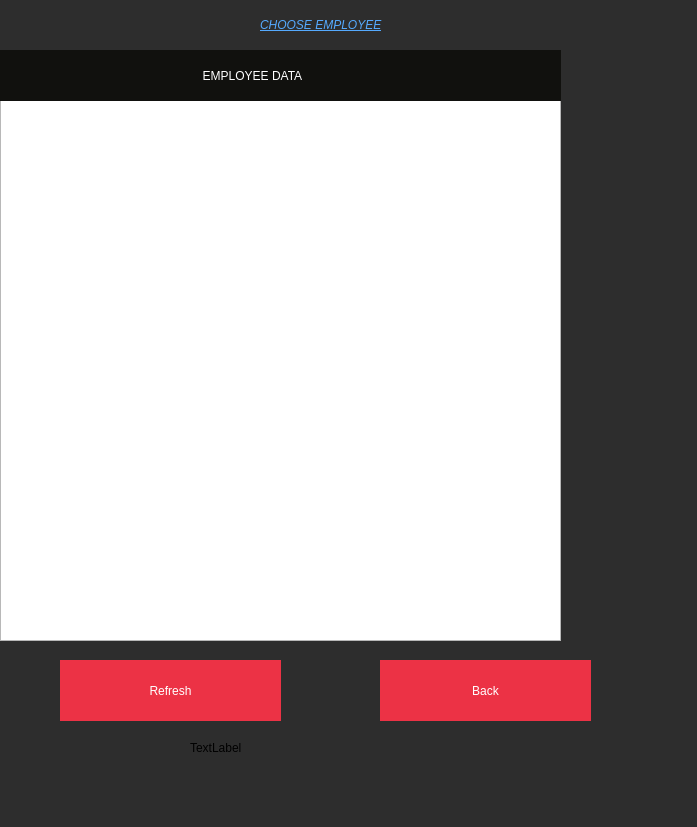
<?xml version="1.0" encoding="UTF-8"?>
<ui version="4.0">
 <class>Delete</class>
 <widget class="QDialog" name="Delete">
  <property name="geometry">
   <rect>
    <x>0</x>
    <y>0</y>
    <width>697</width>
    <height>827</height>
   </rect>
  </property>
  <property name="windowTitle">
   <string>Dialog</string>
  </property>
  <property name="styleSheet">
   <string notr="true">#Delete
{
	background:#2D2D2D;
}

</string>
  </property>
  <widget class="QTableView" name="DeltableView">
   <property name="geometry">
    <rect>
     <x>0</x>
     <y>100</y>
     <width>561</width>
     <height>541</height>
    </rect>
   </property>
  </widget>
  <widget class="QLabel" name="label">
   <property name="geometry">
    <rect>
     <x>0</x>
     <y>50</y>
     <width>561</width>
     <height>51</height>
    </rect>
   </property>
   <property name="styleSheet">
    <string notr="true">#label
{
	color:white;
	background:#11110E;
padding-left:10px;
}</string>
   </property>
   <property name="text">
    <string>                                                         EMPLOYEE DATA</string>
   </property>
  </widget>
  <widget class="QLabel" name="label_5">
   <property name="geometry">
    <rect>
     <x>260</x>
     <y>0</y>
     <width>191</width>
     <height>51</height>
    </rect>
   </property>
   <property name="text">
    <string>&lt;html&gt;&lt;head/&gt;&lt;body&gt;&lt;p&gt;&lt;span style=&quot; font-style:italic; text-decoration: underline; color:#55aaff;&quot;&gt;CHOOSE  EMPLOYEE&lt;/span&gt;&lt;/p&gt;&lt;/body&gt;&lt;/html&gt;</string>
   </property>
  </widget>
  <widget class="QPushButton" name="BackB">
   <property name="geometry">
    <rect>
     <x>380</x>
     <y>660</y>
     <width>211</width>
     <height>61</height>
    </rect>
   </property>
   <property name="styleSheet">
    <string notr="true">#BackB
{
	background:#EC3245;
	border:none;
	color:white;
}

#BackB:hover
{
	background:#2d2d2d;
	border:2px solid #EC3245;
	color:#EC3245;
}</string>
   </property>
   <property name="text">
    <string>Back</string>
   </property>
  </widget>
  <widget class="QLabel" name="delconnlabel">
   <property name="geometry">
    <rect>
     <x>190</x>
     <y>732</y>
     <width>281</width>
     <height>31</height>
    </rect>
   </property>
   <property name="text">
    <string>TextLabel</string>
   </property>
  </widget>
  <widget class="QPushButton" name="Load">
   <property name="geometry">
    <rect>
     <x>60</x>
     <y>660</y>
     <width>221</width>
     <height>61</height>
    </rect>
   </property>
   <property name="styleSheet">
    <string notr="true">#Load
{
	background:#EC3245;
	border:none;
	color:white;
}

#Load:hover
{
	background:#2d2d2d;
	border:2px solid #EC3245;
	color:#EC3245;
}</string>
   </property>
   <property name="text">
    <string>Refresh</string>
   </property>
  </widget>
 </widget>
 <resources/>
 <connections/>
</ui>
